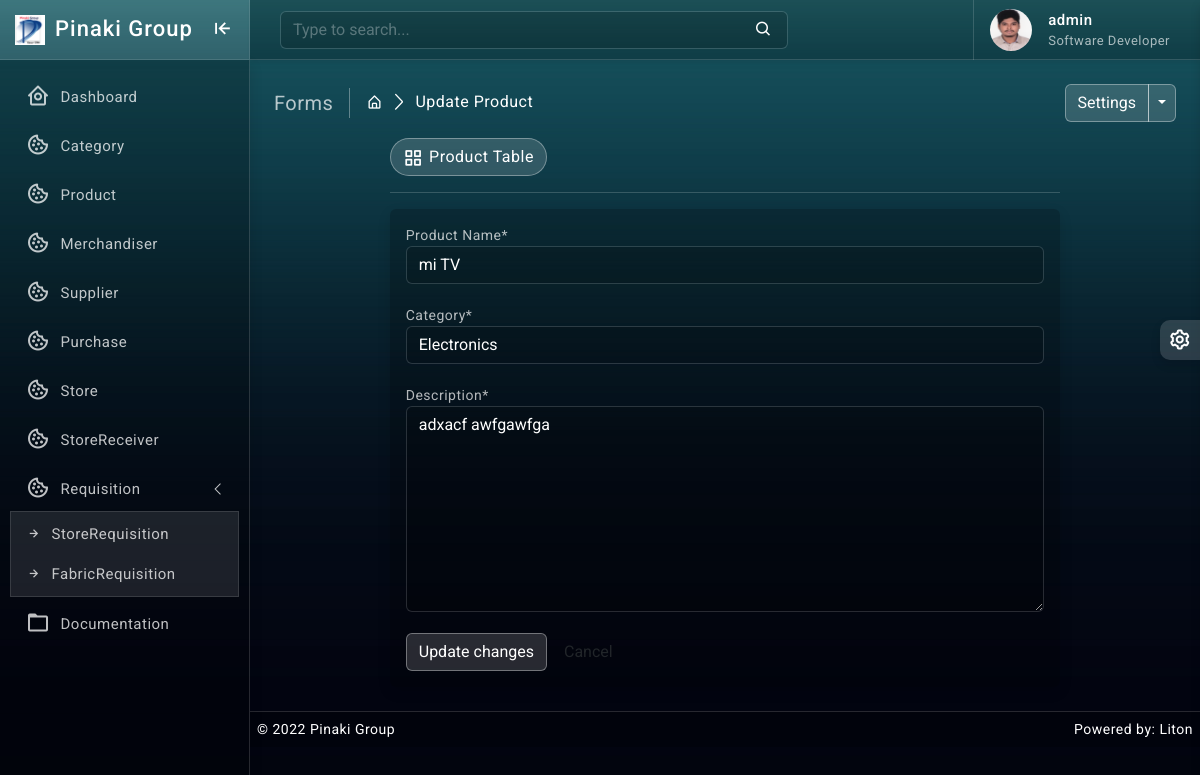
The page /product/1/ (signed in) on the database as committed earlier.
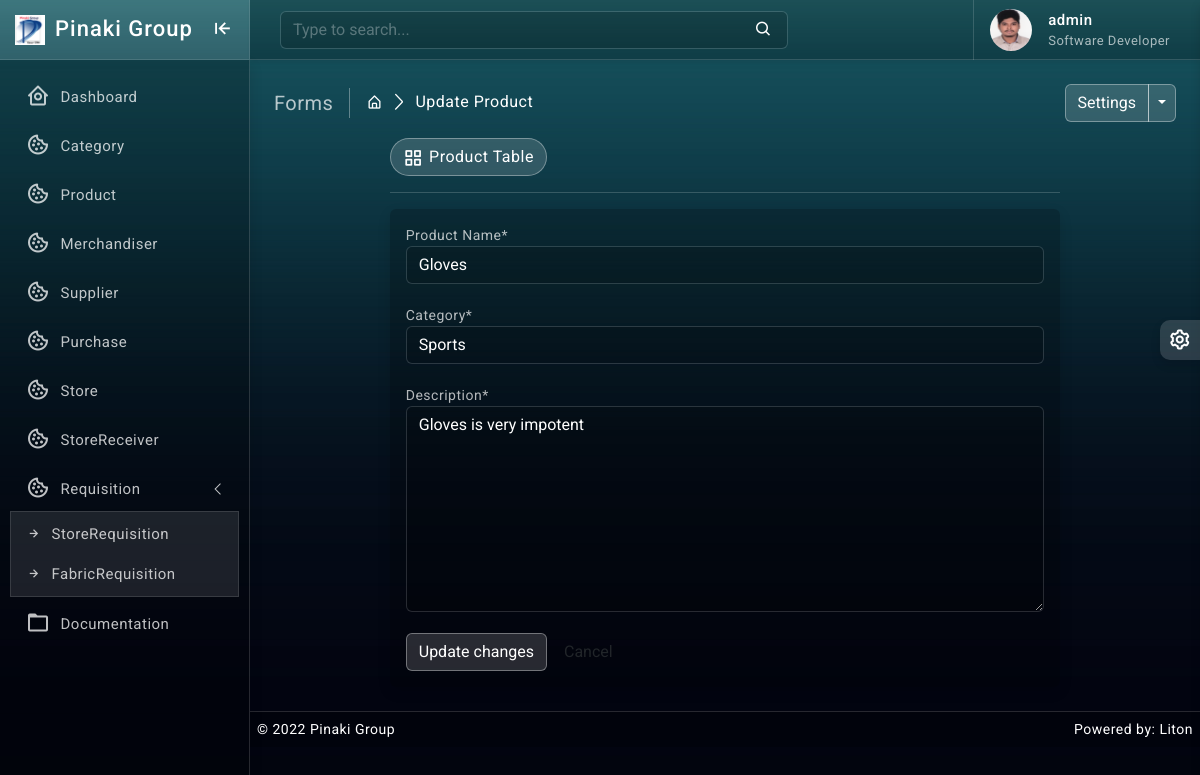
The same page on the database as committed later.
### product/models.py (models this page shows, shortened)
class Product(models.Model):
    name = models.CharField(max_length=64, null=True, unique=True, blank=True)
    category = models.ForeignKey(Category, on_delete=models.CASCADE, blank=False)
    description = models.TextField()
    created_at = models.DateTimeField(default=timezone.now)
    updated_at = models.DateTimeField(auto_now=True)

### product/views.py (the view)
# urls.py: path('<int:pk>/', views.product_update, name='product_update'),
@login_required
def product_update(request, pk):
    get_product_data = get_object_or_404(Product, pk=pk)
    form = ProductForm(instance=get_product_data)
    if request.method == 'POST':
        form = ProductForm(request.POST, instance=get_product_data)
        if form.is_valid():
            form.save()
            messages.success(request, 'Product updated successfully')
            return redirect('product_read')
    context = {
        'form': form
    }
    return render(request, 'product/update.html', context)

### product/forms.py
class ProductForm(forms.ModelForm):
    name = forms.CharField(label='Product Name', widget=forms.TextInput(attrs={'class': 'form-control'}), required=True, error_messages={'required':'Must Enter a Correct Name'})
    description = forms.CharField(label="Description", widget=forms.Textarea({'class': 'form-control', 'placeholder':'Text ...', 'rows':8, 'cols':256}), required=True, error_messages={'required':'Must Enter Descriptions'})
    class Meta:
        model = Product
        fields = ['id', 'name', 'category', 'description']
        widgets = {
            'category': forms.Select(attrs={'class': 'form-control'}),
        }

### category/models.py (called while the page is built)
    def __str__(self):
        return self.name

### templates/product/update.html (shortened to what this page needs)
{% extends 'base/base.html' %}
{% block body %}
{% load crispy_forms_tags %}
{% load static %}
<div class="page-wrapper">
	<div class="page-content">
		<div class="page-breadcrumb d-none d-sm-flex align-items-center mb-3">
			<div class="breadcrumb-title pe-3">Forms</div>
			<div class="ps-3">
				<nav aria-label="breadcrumb">
					<ol class="breadcrumb mb-0 p-0">
						<li class="breadcrumb-item">
							<a href="#">
								<i class="bx bx-home-alt"></i>
							</a>
						</li>
						<li class="breadcrumb-item active" aria-current="page">Update Product</li>
					</ol>
				</nav>
			</div>
			<div class="ms-auto">
				<div class="btn-group">
					<button type="button" class="btn btn-light">Settings</button>
					<button type="button" class="btn btn-light dropdown-toggle dropdown-toggle-split" data-bs-toggle="dropdown">
					</button>
				</div>
			</div>
		</div>
		<div class="row">
			<div class="col-xl-9 mx-auto">
				<div class="ms-auto">
					<a href="{% url 'product_read' %}" class="btn btn-light radius-30 mt-2 mt-lg-0">
						<i class="bx bx-grid-alt"></i>Product Table
					</a>
				</div>
				<hr/>
				<div class="card">
					<div class="card-body">
						<form method="POST">
							<div class="form-row">
								<div class="form-group col-md-12 mb-0">
									<div class="controls">
										{{ form.name|as_crispy_field }}
									</div>
							    </div> <br>
                                <div class="form-group col-md-12 mb-0">
                                    <div class="controls">
                                        {{ form.category|as_crispy_field }}
                                    </div>
							    </div><br>
                                <div class="form-group col-md-12 mb-0">
                                    <div class="controls">
                                        {{ form.description|as_crispy_field }}
                                    </div>
							    </div><br>
							</div>
								<div class="form-actions">
									<button type="submit" class="btn btn-light">Update changes</button>
									<button type="reset" class="btn">Cancel</button>
								</div>
							</form>
						</div>
					</div>
				</div>
			</div>
		</div>
	</div>
{% endblock body %}

Rows that differ between the two databases and show on the page:
changed Product: name "mi TV" → "Gloves"; category "Electronics" → "Sports"; description "adxacf awfgawfga" → "Gloves is very impotent"
